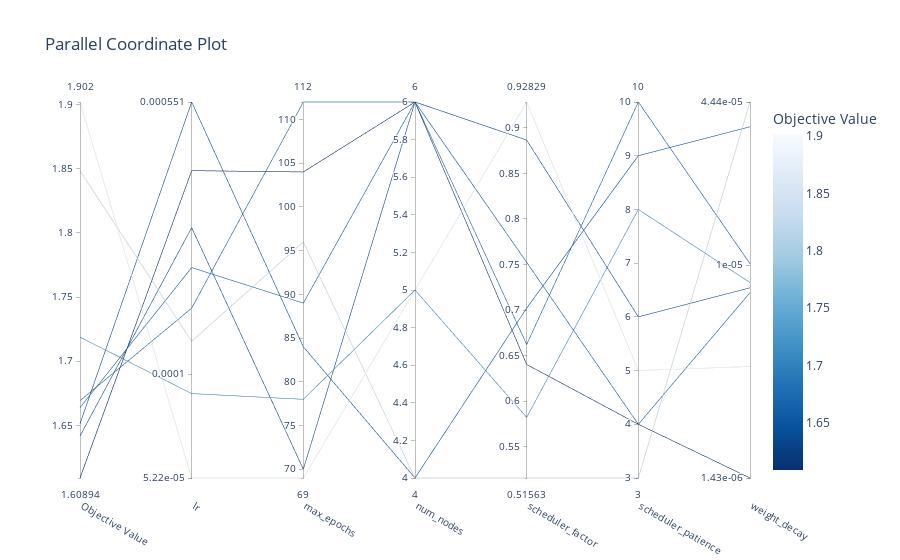

The notebook cell this image was saved under:
### Code cell
optuna.visualization.plot_parallel_coordinate(study)

### Figure 1 — Plotly figure (JSON) as saved in the notebook; plotly's stock layout.template omitted (floating-point values rounded to 4 significant figures)
{"data": [{"dimensions": [{"label": "Objective Value", "range": [1.609, 1.902], "values": [1.669, 1.719, 1.902, 1.664, 1.651, 1.609, 1.848, 1.642]}, {"label": "lr", "range": [-4.282, -3.259], "ticktext": ["5.22e-05", "0.0001", "0.000551"], "tickvals": [-4.282, -4, -3.259], "values": [-3.82, -4.053, -4.282, -3.71, -3.259, -3.446, -3.91, -3.601]}, {"label": "max_epochs", "range": [69, 112], "values": [112, 78, 69, 89, 84, 104, 96, 70]}, {"label": "num_nodes", "range": [4, 6], "values": [6, 5, 5, 6, 4, 6, 4, 6]}, {"label": "scheduler_factor", "range": [0.5156, 0.9283], "values": [0.6622, 0.5822, 0.9283, 0.7524, 0.7021, 0.6402, 0.5156, 0.8865]}, {"label": "scheduler_patience", "range": [3, 10], "values": [10, 8, 5, 4, 9, 4, 3, 6]}, {"label": "weight_decay", "range": [-5.845, -4.353], "ticktext": ["1.43e-06", "1e-05", "4.44e-05"], "tickvals": [-5.845, -5, -4.353], "values": [-4.995, -5.069, -5.402, -5.109, -4.451, -5.845, -4.353, -5.09]}], "labelangle": 30, "labelside": "bottom", "line": {"color": [1.669, 1.719, 1.902, 1.664, 1.651, 1.609, 1.848, 1.642], "colorbar": {"title": {"text": "Objective Value"}}, "colorscale": [[0, "rgb(247,251,255)"], [0.125, "rgb(222,235,247)"], [0.25, "rgb(198,219,239)"], [0.375, "rgb(158,202,225)"], [0.5, "rgb(107,174,214)"], [0.625, "rgb(66,146,198)"], [0.75, "rgb(33,113,181)"], [0.875, "rgb(8,81,156)"], [1, "rgb(8,48,107)"]], "reversescale": true, "showscale": true}, "type": "parcoords"}], "layout": {"title": {"text": "Parallel Coordinate Plot"}}}
